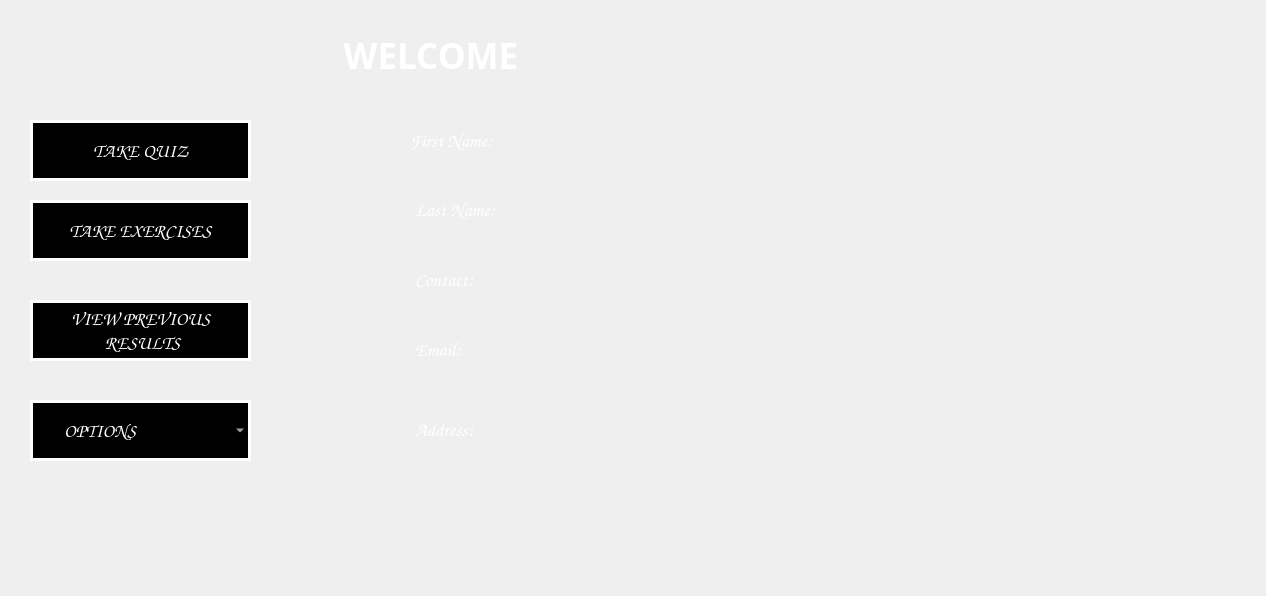
<?xml version="1.0" encoding="UTF-8"?>
<ui version="4.0">
 <class>StudentProfile</class>
 <widget class="QWidget" name="StudentProfile">
  <property name="geometry">
   <rect>
    <x>0</x>
    <y>0</y>
    <width>1266</width>
    <height>596</height>
   </rect>
  </property>
  <property name="font">
   <font>
    <family>Comic Sans MS</family>
    <pointsize>12</pointsize>
    <weight>75</weight>
    <bold>true</bold>
   </font>
  </property>
  <property name="windowTitle">
   <string>StudentProfile</string>
  </property>
  <widget class="QLabel" name="label">
   <property name="geometry">
    <rect>
     <x>190</x>
     <y>30</y>
     <width>491</width>
     <height>51</height>
    </rect>
   </property>
   <property name="font">
    <font>
     <family>Colonna MT</family>
     <pointsize>26</pointsize>
     <weight>75</weight>
     <italic>false</italic>
     <bold>true</bold>
    </font>
   </property>
   <property name="styleSheet">
    <string notr="true">color:white;</string>
   </property>
   <property name="text">
    <string>WELCOME </string>
   </property>
   <property name="alignment">
    <set>Qt::AlignCenter</set>
   </property>
  </widget>
  <widget class="QComboBox" name="optionComboBox">
   <property name="geometry">
    <rect>
     <x>30</x>
     <y>400</y>
     <width>221</width>
     <height>61</height>
    </rect>
   </property>
   <property name="font">
    <font>
     <family>Comic Sans MS</family>
     <pointsize>14</pointsize>
     <weight>75</weight>
     <italic>false</italic>
     <bold>true</bold>
    </font>
   </property>
   <property name="styleSheet">
    <string notr="true">border-image:none;
color:white;
background-color:inherit;
border:3px solid white;</string>
   </property>
   <item>
    <property name="text">
     <string>       OPTIONS</string>
    </property>
   </item>
   <item>
    <property name="text">
     <string>EDIT PROFILE</string>
    </property>
   </item>
   <item>
    <property name="text">
     <string>CHANGE PASSWORD</string>
    </property>
   </item>
   <item>
    <property name="text">
     <string>LOG OUT</string>
    </property>
   </item>
  </widget>
  <widget class="QPushButton" name="takeQuizButton">
   <property name="geometry">
    <rect>
     <x>30</x>
     <y>120</y>
     <width>221</width>
     <height>61</height>
    </rect>
   </property>
   <property name="font">
    <font>
     <family>Comic Sans MS</family>
     <pointsize>14</pointsize>
     <weight>75</weight>
     <italic>false</italic>
     <bold>true</bold>
    </font>
   </property>
   <property name="styleSheet">
    <string notr="true">border-image:none;
color:white;
background-color:inherit;
border:3px solid white;</string>
   </property>
   <property name="text">
    <string>TAKE QUIZ</string>
   </property>
  </widget>
  <widget class="QPushButton" name="previousResults">
   <property name="geometry">
    <rect>
     <x>30</x>
     <y>300</y>
     <width>221</width>
     <height>61</height>
    </rect>
   </property>
   <property name="font">
    <font>
     <family>Comic Sans MS</family>
     <pointsize>14</pointsize>
     <weight>75</weight>
     <italic>false</italic>
     <bold>true</bold>
    </font>
   </property>
   <property name="styleSheet">
    <string notr="true">border-image:none;
color:white;
background-color:inherit;
border:3px solid white;</string>
   </property>
   <property name="text">
    <string>VIEW PREVIOUS
 RESULTS</string>
   </property>
  </widget>
  <widget class="QPushButton" name="takeExerciseButton">
   <property name="geometry">
    <rect>
     <x>30</x>
     <y>200</y>
     <width>221</width>
     <height>61</height>
    </rect>
   </property>
   <property name="font">
    <font>
     <family>Comic Sans MS</family>
     <pointsize>14</pointsize>
     <weight>75</weight>
     <italic>false</italic>
     <bold>true</bold>
    </font>
   </property>
   <property name="styleSheet">
    <string notr="true">border-image:none;
color:white;
background-color:inherit;
border:3px solid white;</string>
   </property>
   <property name="text">
    <string>TAKE EXERCISES</string>
   </property>
  </widget>
  <widget class="QLabel" name="label_4">
   <property name="geometry">
    <rect>
     <x>415</x>
     <y>270</y>
     <width>141</width>
     <height>20</height>
    </rect>
   </property>
   <property name="font">
    <font>
     <family>Comic Sans MS</family>
     <pointsize>14</pointsize>
     <italic>false</italic>
    </font>
   </property>
   <property name="styleSheet">
    <string notr="true">color:white;</string>
   </property>
   <property name="text">
    <string>Contact:</string>
   </property>
  </widget>
  <widget class="QLabel" name="contact">
   <property name="geometry">
    <rect>
     <x>655</x>
     <y>270</y>
     <width>361</width>
     <height>31</height>
    </rect>
   </property>
   <property name="font">
    <font>
     <family>Comic Sans MS</family>
     <pointsize>14</pointsize>
     <weight>75</weight>
     <italic>false</italic>
     <bold>true</bold>
    </font>
   </property>
   <property name="styleSheet">
    <string notr="true">color:white;</string>
   </property>
   <property name="text">
    <string/>
   </property>
  </widget>
  <widget class="QLabel" name="address">
   <property name="geometry">
    <rect>
     <x>665</x>
     <y>420</y>
     <width>401</width>
     <height>31</height>
    </rect>
   </property>
   <property name="font">
    <font>
     <family>Comic Sans MS</family>
     <pointsize>14</pointsize>
     <weight>75</weight>
     <italic>false</italic>
     <bold>true</bold>
    </font>
   </property>
   <property name="styleSheet">
    <string notr="true">color:white;</string>
   </property>
   <property name="text">
    <string/>
   </property>
  </widget>
  <widget class="QLabel" name="label_6">
   <property name="geometry">
    <rect>
     <x>415</x>
     <y>420</y>
     <width>141</width>
     <height>20</height>
    </rect>
   </property>
   <property name="font">
    <font>
     <family>Comic Sans MS</family>
     <pointsize>14</pointsize>
     <italic>false</italic>
    </font>
   </property>
   <property name="styleSheet">
    <string notr="true">color:white;</string>
   </property>
   <property name="text">
    <string>Address:</string>
   </property>
  </widget>
  <widget class="QLabel" name="label_3">
   <property name="geometry">
    <rect>
     <x>415</x>
     <y>200</y>
     <width>151</width>
     <height>20</height>
    </rect>
   </property>
   <property name="font">
    <font>
     <family>Comic Sans MS</family>
     <pointsize>14</pointsize>
     <italic>false</italic>
    </font>
   </property>
   <property name="styleSheet">
    <string notr="true">color:white;</string>
   </property>
   <property name="text">
    <string>Last Name:</string>
   </property>
  </widget>
  <widget class="QLabel" name="lname">
   <property name="geometry">
    <rect>
     <x>655</x>
     <y>200</y>
     <width>371</width>
     <height>31</height>
    </rect>
   </property>
   <property name="font">
    <font>
     <family>Comic Sans MS</family>
     <pointsize>14</pointsize>
     <weight>75</weight>
     <italic>false</italic>
     <bold>true</bold>
    </font>
   </property>
   <property name="styleSheet">
    <string notr="true">color:white;</string>
   </property>
   <property name="text">
    <string/>
   </property>
  </widget>
  <widget class="QLabel" name="label_5">
   <property name="geometry">
    <rect>
     <x>415</x>
     <y>340</y>
     <width>141</width>
     <height>20</height>
    </rect>
   </property>
   <property name="font">
    <font>
     <family>Comic Sans MS</family>
     <pointsize>14</pointsize>
     <italic>false</italic>
    </font>
   </property>
   <property name="styleSheet">
    <string notr="true">color:white;</string>
   </property>
   <property name="text">
    <string>Email:</string>
   </property>
  </widget>
  <widget class="QLabel" name="email">
   <property name="geometry">
    <rect>
     <x>655</x>
     <y>340</y>
     <width>331</width>
     <height>41</height>
    </rect>
   </property>
   <property name="font">
    <font>
     <family>Comic Sans MS</family>
     <pointsize>14</pointsize>
     <weight>75</weight>
     <italic>false</italic>
     <bold>true</bold>
    </font>
   </property>
   <property name="styleSheet">
    <string notr="true">color:white;</string>
   </property>
   <property name="text">
    <string/>
   </property>
  </widget>
  <widget class="QLabel" name="label_2">
   <property name="geometry">
    <rect>
     <x>410</x>
     <y>130</y>
     <width>161</width>
     <height>21</height>
    </rect>
   </property>
   <property name="font">
    <font>
     <family>Comic Sans MS</family>
     <pointsize>14</pointsize>
     <italic>false</italic>
    </font>
   </property>
   <property name="styleSheet">
    <string notr="true">color:white;</string>
   </property>
   <property name="text">
    <string>First Name:</string>
   </property>
  </widget>
  <widget class="QLabel" name="fname">
   <property name="geometry">
    <rect>
     <x>655</x>
     <y>130</y>
     <width>381</width>
     <height>31</height>
    </rect>
   </property>
   <property name="font">
    <font>
     <family>Comic Sans MS</family>
     <pointsize>14</pointsize>
     <weight>75</weight>
     <italic>false</italic>
     <bold>true</bold>
    </font>
   </property>
   <property name="styleSheet">
    <string notr="true">color:white;</string>
   </property>
   <property name="text">
    <string/>
   </property>
  </widget>
 </widget>
 <layoutdefault spacing="6" margin="11"/>
 <resources/>
 <connections>
  <connection>
   <sender>optionComboBox</sender>
   <signal>currentIndexChanged(int)</signal>
   <receiver>StudentProfile</receiver>
   <slot>optionsButtonClicked()</slot>
   <hints>
    <hint type="sourcelabel">
     <x>568</x>
     <y>526</y>
    </hint>
    <hint type="destinationlabel">
     <x>666</x>
     <y>336</y>
    </hint>
   </hints>
  </connection>
  <connection>
   <sender>takeQuizButton</sender>
   <signal>clicked()</signal>
   <receiver>StudentProfile</receiver>
   <slot>TakeQuizClicked()</slot>
   <hints>
    <hint type="sourcelabel">
     <x>147</x>
     <y>165</y>
    </hint>
    <hint type="destinationlabel">
     <x>147</x>
     <y>272</y>
    </hint>
   </hints>
  </connection>
  <connection>
   <sender>previousResults</sender>
   <signal>clicked()</signal>
   <receiver>StudentProfile</receiver>
   <slot>PreviousResultClicked()</slot>
   <hints>
    <hint type="sourcelabel">
     <x>460</x>
     <y>155</y>
    </hint>
    <hint type="destinationlabel">
     <x>604</x>
     <y>160</y>
    </hint>
   </hints>
  </connection>
  <connection>
   <sender>takeExerciseButton</sender>
   <signal>clicked()</signal>
   <receiver>StudentProfile</receiver>
   <slot>takeExerciseClicked()</slot>
   <hints>
    <hint type="sourcelabel">
     <x>190</x>
     <y>265</y>
    </hint>
    <hint type="destinationlabel">
     <x>376</x>
     <y>297</y>
    </hint>
   </hints>
  </connection>
 </connections>
 <slots>
  <slot>optionsButtonClicked()</slot>
  <slot>TakeQuizClicked()</slot>
  <slot>PreviousResultClicked()</slot>
  <slot>takeExerciseClicked()</slot>
 </slots>
</ui>
